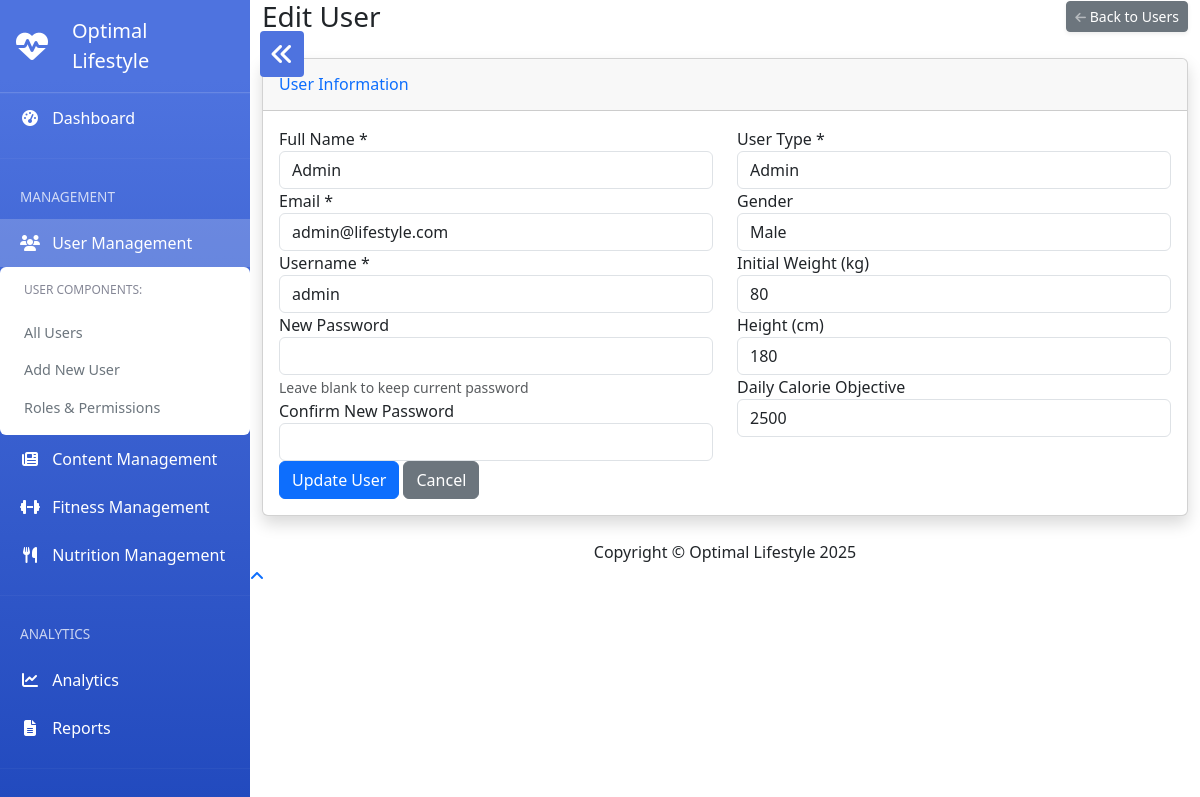
Screenshot of /admin/user-edit.php?id=1 (signed in) with the database file from the repository.
### tables this page shows
CREATE TABLE `usersmanage` (
  `id` int(11) NOT NULL AUTO_INCREMENT,
  `name` varchar(100) NOT NULL,
  `email` varchar(255) NOT NULL,
  `password` varchar(255) NOT NULL,
  `username` varchar(20) NOT NULL,
  `gender` enum('M','F','NB','O') NOT NULL,
  `initial_weight` int(11) NOT NULL,
  `height` int(11) NOT NULL,
  `kcal_objective` int(11) NOT NULL DEFAULT '2000',
  `created_at` datetime NOT NULL DEFAULT CURRENT_TIMESTAMP,
  `user_type` enum('user','admin') NOT NULL DEFAULT 'user',
  `profile_photo` varchar(255) DEFAULT NULL,
  `last_login` datetime DEFAULT NULL,
  `status` enum('active','suspended','deleted') NOT NULL DEFAULT 'active',
  PRIMARY KEY (`id`),
  UNIQUE KEY `email` (`email`),
  UNIQUE KEY `username` (`username`)
);

### admin/user-edit.php (the view, shortened to what this page needs)
<?php
require_once 'config/database.php';
$user_id = (int)$_GET['id'];
$stmt = $pdo->prepare("SELECT * FROM usersmanage WHERE id = ?");
$stmt->execute([$user_id]);
$user = $stmt->fetch(PDO::FETCH_ASSOC);
include 'includes/header.php';
include 'includes/sidebar.php';
?>
<div class="container-fluid">
    <div class="d-sm-flex align-items-center justify-content-between mb-4">
        <h1 class="h3 mb-0 text-gray-800">Edit User</h1>
        <a href="users.php" class="d-none d-sm-inline-block btn btn-sm btn-secondary shadow-sm">
            <i class="fas fa-arrow-left fa-sm text-white-50"></i> Back to Users
        </a>
    </div>
    <div class="card shadow mb-4">
        <div class="card-header py-3">
            <h6 class="m-0 font-weight-bold text-primary">User Information</h6>
        </div>
        <div class="card-body">
            <form method="POST">
                <div class="row">
                    <div class="col-md-6">
                        <div class="form-group">
                            <label for="name">Full Name *</label>
                            <input type="text" class="form-control" id="name" name="name"
                                   value="<?= htmlspecialchars($user['name']) ?>" required>
                        </div>
                        <div class="form-group">
                            <label for="email">Email *</label>
                            <input type="email" class="form-control" id="email" name="email"
                                   value="<?= htmlspecialchars($user['email']) ?>" required>
                        </div>
                        <div class="form-group">
                            <label for="username">Username *</label>
                            <input type="text" class="form-control" id="username" name="username"
                                   value="<?= htmlspecialchars($user['username']) ?>" required>
                        </div>
                        <div class="form-group">
                            <label for="password">New Password</label>
                            <input type="password" class="form-control" id="password" name="password">
                            <small class="text-muted">Leave blank to keep current password</small>
                        </div>
                        <div class="form-group">
                            <label for="password_confirm">Confirm New Password</label>
                            <input type="password" class="form-control" id="password_confirm" name="password_confirm">
                        </div>
                    </div>
                    <div class="col-md-6">
                        <div class="form-group">
                            <label for="user_type">User Type *</label>
                            <select class="form-control" id="user_type" name="user_type" required>
                                <option value="admin" <?= $user['user_type'] == 'admin' ? 'selected' : '' ?>>Admin</option>
                            </select>
                        </div>
                        <div class="form-group">
                            <label for="gender">Gender</label>
                            <select class="form-control" id="gender" name="gender">
                                <option value="M" <?= $user['gender'] == 'M' ? 'selected' : '' ?>>Male</option>
                            </select>
                        </div>
                        <div class="form-group">
                            <label for="initial_weight">Initial Weight (kg)</label>
                            <input type="number" class="form-control" id="initial_weight" name="initial_weight"
                                   value="<?= htmlspecialchars($user['initial_weight']) ?>">
                        </div>
                        <div class="form-group">
                            <label for="height">Height (cm)</label>
                            <input type="number" class="form-control" id="height" name="height"
                                   value="<?= htmlspecialchars($user['height']) ?>">
                        </div>
                        <div class="form-group">
                            <label for="kcal_objective">Daily Calorie Objective</label>
                            <input type="number" class="form-control" id="kcal_objective" name="kcal_objective"
                                   value="<?= htmlspecialchars($user['kcal_objective']) ?>">
                        </div>
                    </div>
                </div>
                <button type="submit" class="btn btn-primary">Update User</button>
                <a href="users.php" class="btn btn-secondary">Cancel</a>
            </form>
        </div>
    </div>
</div>
<?php include 'includes/footer.php'; ?>

### admin/includes/header.php (style rules this page uses)
:root { --primary: #4e73df; --secondary: #858796; --success: #1cc88a; --info: #36b9cc; --warning: #f6c23e; --danger: #e74a3b; --light: #f8f9fc; --dark: #5a5c69; }

### admin/includes/sidebar.php (style rules this page uses)
body { margin-left: 250px; transition: margin-left 0.3s ease; }

### rows the page displays
usersmanage: name "Admin", email "admin@lifestyle.com", username "admin", user_type "Admin", gender "Male", initial_weight "80", height "180", kcal_objective "2500"
